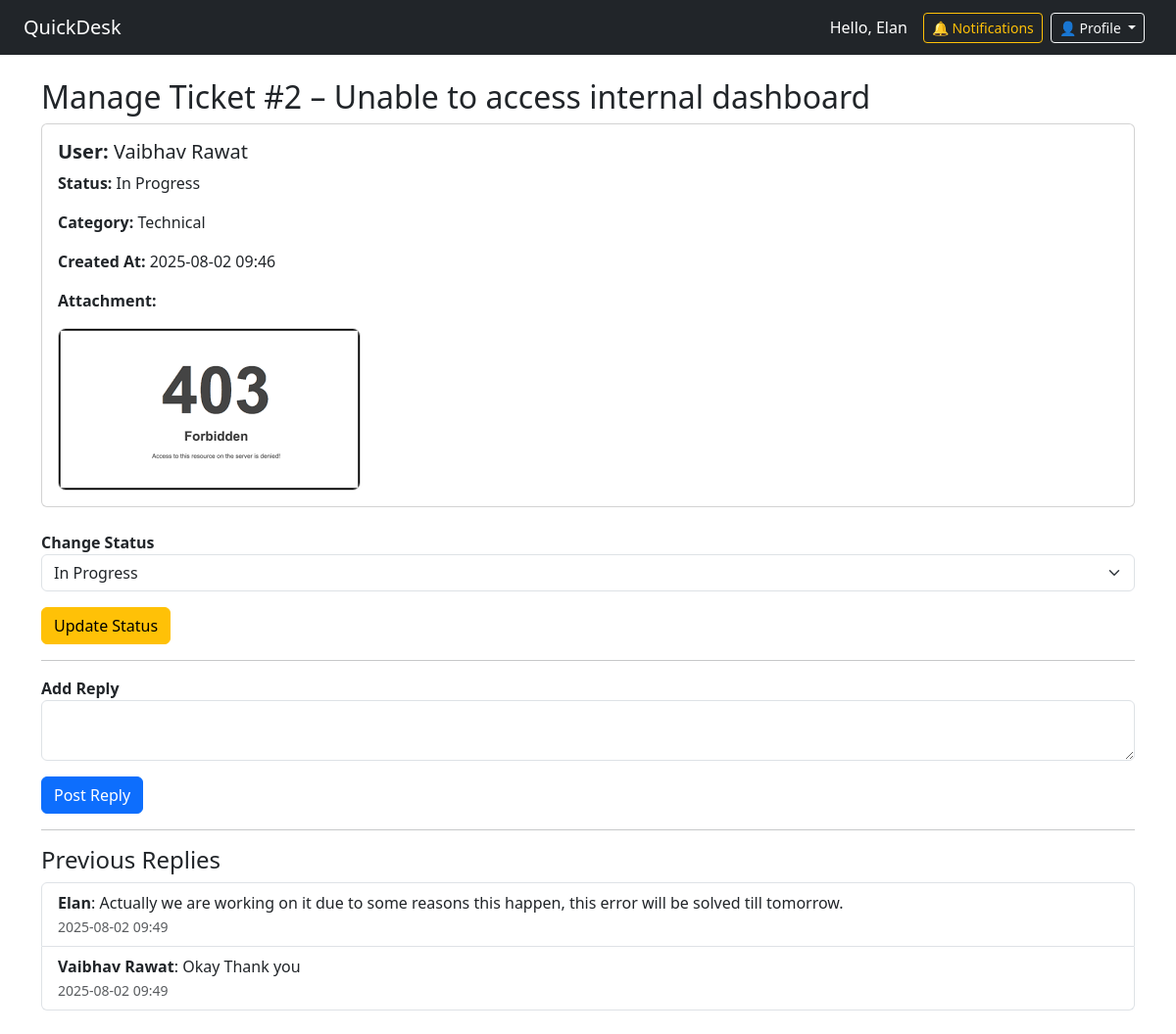
The app's page /agent/ticket/2 (signed in) with its own data.
### app.py (models this page shows, shortened)
class User(db.Model, UserMixin):
    id = db.Column(db.Integer, primary_key=True)
    email = db.Column(db.String(150), unique=True, nullable=False)
    name = db.Column(db.String(150), nullable=False)
    password_hash = db.Column(db.String(200), nullable=False)
    role = db.Column(db.String(50), default='user')
    is_active = db.Column(db.Boolean, default=True)
    notifications = db.relationship('Notification', backref='user', lazy='dynamic')
    tickets = db.relationship('Ticket', backref='owner', lazy=True)
    replies = db.relationship('TicketReply', backref='author', lazy=True)

class Ticket(db.Model):
    id = db.Column(db.Integer, primary_key=True)
    subject = db.Column(db.String(200), nullable=False)
    description = db.Column(db.Text, nullable=False)
    category = db.Column(db.String(100), nullable=False)
    attachment = db.Column(db.String(200))
    status = db.Column(db.String(50), default='Open')
    user_id = db.Column(db.Integer, db.ForeignKey('user.id'), nullable=False)
    user_name = db.Column(db.String(150), nullable=False)  # ✅ store user name
    created_at = db.Column(db.DateTime, default=datetime.utcnow)
    replies = db.relationship('TicketReply', backref='ticket', lazy=True)

class TicketReply(db.Model):
    id = db.Column(db.Integer, primary_key=True)
    ticket_id = db.Column(db.Integer, db.ForeignKey('ticket.id'), nullable=False)
    user_id = db.Column(db.Integer, db.ForeignKey('user.id'), nullable=False)
    author_name = db.Column(db.String(150), nullable=False)  # ✅ store reply author name
    content = db.Column(db.Text, nullable=False)
    created_at = db.Column(db.DateTime, default=datetime.utcnow)
    votes = db.relationship('ReplyVote', backref='reply', lazy=True)

### app.py (the view, shortened to what this page needs)
@app.route('/agent/ticket/<int:ticket_id>', methods=['GET', 'POST'])
@login_required
@role_required('agent')
def agent_ticket_detail(ticket_id):
    ticket = Ticket.query.get_or_404(ticket_id)
    replies = TicketReply.query.filter_by(ticket_id=ticket_id).order_by(TicketReply.created_at.asc()).all()
    return render_template('agent_ticket_detail.html', ticket=ticket, replies=replies)

### app.py (called while the page is built)
@login_manager.user_loader
def load_user(user_id):
    return User.query.get(int(user_id))

def role_required(role_name):
    def wrapper(f):
        @wraps(f)
        def decorated_function(*args, **kwargs):
            if not current_user.is_authenticated or current_user.role != role_name:
                flash("Access denied.", "warning")
                return redirect(url_for('dashboard'))
            return f(*args, **kwargs)
        return decorated_function
    return wrapper

### templates/agent_ticket_detail.html (shortened to what this page needs)
{% extends 'base.html' %}
{% block content %}
<h2>Manage Ticket #{{ ticket.id }} – {{ ticket.subject }}</h2>
<div class="card p-3 mb-4">
  <h5 class="mb-2"><strong>User:</strong> {{ ticket.owner.name }}</h5>
  <p><strong>Status:</strong> {{ ticket.status }}</p>
  <p><strong>Category:</strong> {{ ticket.category }}</p>
  <p><strong>Created At:</strong> {{ ticket.created_at.strftime('%Y-%m-%d %H:%M') }}</p>
  {% if ticket.attachment %}
    <p><strong>Attachment:</strong></p>
    <a href="/uploads/{{ ticket.attachment }}" target="_blank">
      <img src="/uploads/{{ ticket.attachment }}" alt="Attachment" style="max-width: 400px; border-radius: 8px; border: 1px solid #ccc;">
    </a>
  {% endif %}
</div>
<form method="POST" action="{{ url_for('agent_ticket_detail', ticket_id=ticket.id) }}">
  <div class="mb-3">
    <label><strong>Change Status</strong></label>
    <select name="status" class="form-select">
      <option value="In Progress" {% if ticket.status == 'In Progress' %}selected{% endif %}>In Progress</option>
    </select>
  </div>
  <button class="btn btn-warning" name="action" value="update_status">Update Status</button>
</form>
<hr>
<form method="POST" action="{{ url_for('agent_ticket_detail', ticket_id=ticket.id) }}">
  <div class="mb-3">
    <label for="reply"><strong>Add Reply</strong></label>
    <textarea name="reply" id="reply" class="form-control" required></textarea>
  </div>
  <button class="btn btn-primary" name="action" value="add_reply">Post Reply</button>
</form>
<hr>
<h4>Previous Replies</h4>
<ul class="list-group mb-4">
  {% for reply in replies %}
    <li class="list-group-item">
      <strong>{{ reply.author_name }}</strong>: {{ reply.content }}<br>
      <small class="text-muted">{{ reply.created_at.strftime('%Y-%m-%d %H:%M') }}</small>
    </li>
  {% endfor %}
</ul>
{% endblock %}

### templates/base.html (shortened to what this page needs)
<!DOCTYPE html>
<html lang="en">
<head>
  <link href="https://cdn.jsdelivr.net/npm/bootstrap@5.3.0/dist/css/bootstrap.min.css" rel="stylesheet">
</head>
<body>
  <nav class="navbar navbar-expand-lg navbar-dark bg-dark px-4">
    <a class="navbar-brand" href="{{ url_for('dashboard') }}">QuickDesk</a>
    {% if current_user.is_authenticated %}
    <div class="ms-auto d-flex align-items-center">
      <span class="text-white me-3">Hello, {{ current_user.name }}</span>
      <a class="btn btn-sm btn-outline-warning me-2" href="{{ url_for('notifications') }}">
        🔔 Notifications
      </a>
      <div class="dropdown me-2">
        <button class="btn btn-sm btn-outline-light dropdown-toggle" type="button" data-bs-toggle="dropdown">
          👤 Profile
        </button>
      </div>
    </div>
    {% else %}
    <div class="ms-auto">
      <a class="btn btn-outline-light btn-sm" href="{{ url_for('login') }}">Login</a>
    </div>
    {% endif %}
  </nav>
  <div class="container mt-4">
    {% block content %}{% endblock %}
  </div>
</body>
</html>

### records on screen
User: name "Elan"
Ticket: id "2", subject "Unable to access internal dashboard", status "In Progress", category "Technical", created_at "2025-08-02 09:46", attachment (picture)
User: owner.name "Vaibhav Rawat"
TicketReply: author_name "Elan", content "Actually we are working on it due to some reasons this happen, this error will be solved till tomorrow.", created_at "2025-08-02 09:49"
TicketReply: author_name "Vaibhav Rawat", content "Okay Thank you", created_at "2025-08-02 09:49"
